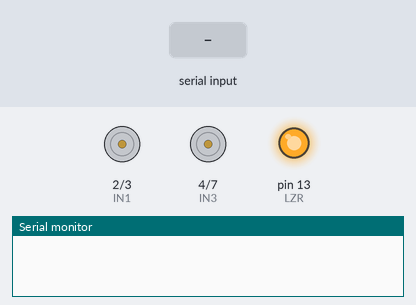
Bench run of a sketch on a simulated Arduino Uno, built with avr-gcc and run on an emulated ATmega328P. Parts: motor-driver pin pairs drawn as motors (green arrow = first pin HIGH = forward, orange = second pin HIGH = backward, longer = more drive, scaled by the enable pin), output pins drawn as LEDs (lit = HIGH), the last lines printed to the serial monitor. Inputs (shaded band) come from the test bench.

Above: at 1.2 s.
1.3 s: "1" received over Serial
At 2.0 s:
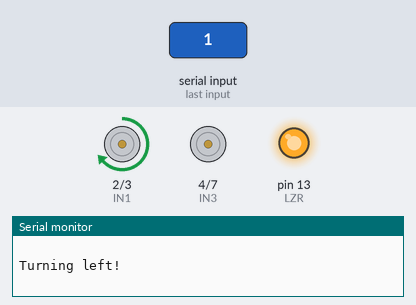
2.9 s: "0" received over Serial
At 3.3 s:
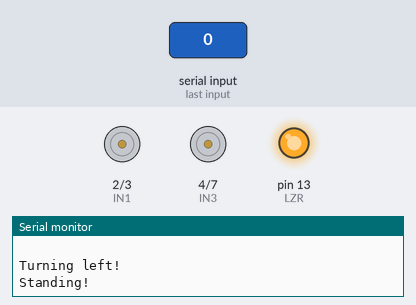
4.5 s: "2" received over Serial
At 5.6 s:
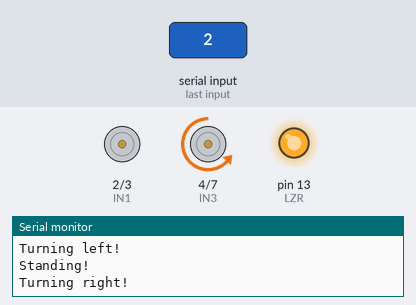
6.0 s: "3" received over Serial
At 6.7 s:
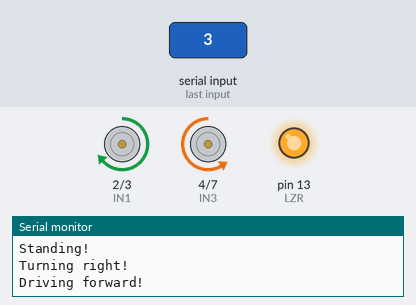
7.5 s: "4" received over Serial
At 7.9 s:
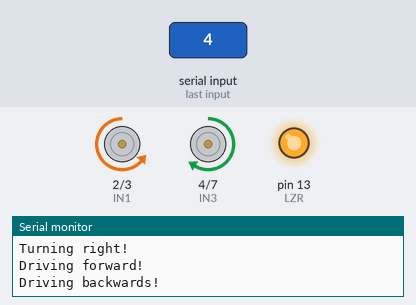
9.0 s: "9" received over Serial
At 10.3 s:
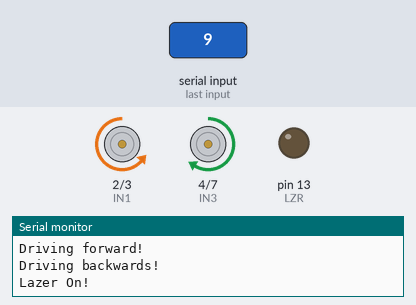
Timing chart, 0 to 11.5 s (numbered marks = the images above; inputs shaded):
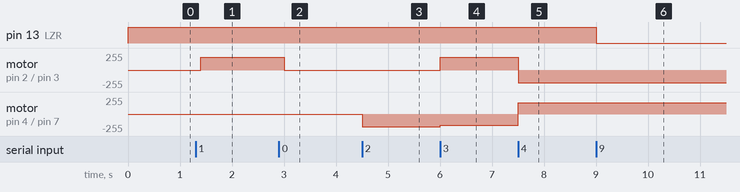

The sketch:

pitank.ino
```cpp
//Initial code for "Pi Tank" V1.0
//Set wires according to instrucions
//Caution- Engine speeds are set to '150', which is all dependable
// You must check that engine Ampers are below 2A when You hold them in place
// To ensure safety, You can use values like 'analogWrite(ENA,90);'
// DO NOT SHOOT LAZERS AT ANY LIVING BEING!

int ENA=5;//connected to Arduino's port 5(output pwm)
int IN1=2;//connected to Arduino's port 2
int IN2=3;//connected to Arduino's port 3
int ENB=6;//connected to Arduino's port 6(output pwm)
int IN3=4;//connected to Arduino's port 4
int IN4=7;//connected to Arduino's port 7
int LZR=13; //Laser connected to Arduino's port 13
int LZROn=0; //Lazer on/off
char incomingByte = '0'; //For incoming serial data

void setup()
{
  pinMode(ENA,OUTPUT);//Set pins to output
  pinMode(ENB,OUTPUT);
  pinMode(IN1,OUTPUT);
  pinMode(IN2,OUTPUT);
  pinMode(IN3,OUTPUT);
  pinMode(IN4,OUTPUT);
  pinMode(LZR,OUTPUT);
  digitalWrite(ENA,LOW);//stop Engine A
  digitalWrite(ENB,LOW);//stop Engine B
  digitalWrite(IN1,LOW); //setting motors directon
  digitalWrite(IN2,HIGH);//setting motors directon
  digitalWrite(IN3,HIGH);//setting motors directon
  digitalWrite(IN4,LOW);//setting motors directon
  digitalWrite(LZR,255); //Turn Laser off by default. 255 == off
  Serial.begin(9600);//opens serial port, sets data rate to 9600 bps, to listen incoming things
  Serial.println(' ');//Just a empty space
}

void loop()//Loop that always happens
{
  char inByte = ' ';//Clear listener

  if(Serial.available())//Checks if a value comes in
  {
    char inByte = Serial.read();//read the incoming data

    if (inByte == '0')//Just stand
    {
      Serial.println("Standing!");//Say out what You're doing
      analogWrite(ENA,0);//start driving motorA
      analogWrite(ENB,0);//start driving motorB
    }
    if (inByte == '1')//Turn left
    {
      //To be sure, re-set engine directions
      digitalWrite(IN1,HIGH);
      digitalWrite(IN2,LOW);
      digitalWrite(IN3,HIGH);
      digitalWrite(IN4,LOW);

      Serial.println("Turning left!");//Say out what You're doing
      analogWrite(ENA,190);
      analogWrite(ENB,0);
    }
    if (inByte == '2')//Turn right
    {
      //To be sure, re-set engine directions
      digitalWrite(IN1,LOW);
      digitalWrite(IN2,HIGH);//setting motorA's directon
      digitalWrite(IN3,LOW);
      digitalWrite(IN4,HIGH);

      Serial.println("Turning right!");//Say out what You're doing
      analogWrite(ENA,0);
      analogWrite(ENB,190);
    }
    if (inByte == '3')
    {
      //To be sure, re-set engine directions
      digitalWrite(IN1,HIGH);
      digitalWrite(IN2,LOW);
      digitalWrite(IN3,LOW);
      digitalWrite(IN4,HIGH);

      Serial.println("Driving forward!");//Say out what You're doing
      analogWrite(ENA,170);
      analogWrite(ENB,170);
    }

    if (inByte == '4')
    {
      //Set the engines to work backwards
      digitalWrite(IN1,LOW);
      digitalWrite(IN2,HIGH);
      digitalWrite(IN3,HIGH);
      digitalWrite(IN4,LOW);

      Serial.println("Driving backwards!");//Say out what You're doing
      analogWrite(ENA,170);
      analogWrite(ENB,170);
    }

    if (inByte == '9')//Input turns lazer
    {
      if (LZROn == 0)//If lazer is currently turned off
      {
        Serial.println("Lazer On!");//Say out what You're doing
        analogWrite(LZR,0);//Turn lazer on
        LZROn = 1;//Set value that lazer is turned on
      }
      else if (LZROn == 1)//If lazer is currently turned on
      {
        Serial.println("Lazer Off!");//Say out what You're doing
        analogWrite(LZR,255);//Turn lazer off
        LZROn = 0;//Set value that lazer is turned off
      }
    }
  }
  delay(100);//delay for 1/10 of a second
}
```

Measured:
- after the input at 1.3 s, motor on pin 2 (IN1) / pin 3 (IN2): stopped → forward 190/255 after 0.10 s
- after the input at 2.9 s, motor on pin 2 (IN1) / pin 3 (IN2): forward 190/255 → stopped after 0.10 s
- after the input at 4.5 s, motor on pin 4 (IN3) / pin 7 (IN4): stopped → backward 190/255 at once
- after the input at 6.0 s, motor on pin 2 (IN1) / pin 3 (IN2): stopped → forward 190/255 at once; motor on pin 4 (IN3) / pin 7 (IN4): backward 190/255 → backward 170/255 at once
- after the input at 7.5 s, motor on pin 2 (IN1) / pin 3 (IN2): forward 190/255 → backward 190/255 at once; motor on pin 4 (IN3) / pin 7 (IN4): backward 170/255 → forward 170/255 at once
- after the input at 9.0 s, pin 13 (LZR): HIGH → LOW at once
